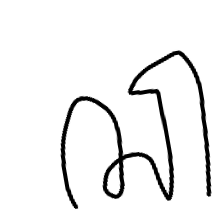
#> input picture dataset/old/train/ca/ca2.theo.r10.png, 224 x 224 px, found by its file name
$ jupyter execute --allow-errors preview_data.ipynb
#> lines starting #> are read from the running program, lines starting #| are printed output that depends on the picture
[cell 1]
# train_dir = './dataset/new/hanacaraka/data/'
# train_dir = './dataset/new/aksara_jawa_modified/data/'
train_dir = '../dataset/merged/data/'

[cell 2]
import tensorflow as tf

IMAGE_SIZE = 300

[cell 3]
import os

# Collect the class names
class_names = sorted(os.listdir(train_dir))
n_classes = len(class_names)

# Show
print(f"Total number of classes: {n_classes}")
print(f"Classes: {class_names}")

[cell 4]
# [8 lines left out: function load_and_preprocess_image, not called in this run]

[cell 5]
import tensorflow as tf

# Create a dataset from the data directory
#> (the rest of this cell did not finish here and is left out)

[cell 6]
import plotly.express as px
import matplotlib.pyplot as plt


# Calculate class distribution
class_dis = [len(os.listdir(train_dir + name)) for name in class_names]

# Visualize using interactive pie chart
pie_chart = px.pie(values=class_dis, names=class_names, color=class_names)
pie_chart.update_layout({'title':{'text':"Class Distribution"}})
pie_chart.show()

# Visualize using interactive bar chart
bar_chart = px.bar(y=class_dis, x=class_names, color=class_names)
bar_chart.show()

[cell 7]
import numpy as np

# [50 lines left out: function plot_images, not called in this run]

[cell 8]
# plot_images(train_dataset)

[cell 9]
import matplotlib.pyplot as plt

def plot_image(image):
    plt.imshow(image)
    plt.show()

## Preview Rescale

[cell 10]
# img_path = "./dataset/merged/data/ca/4693358261014228548_base64_12.png"
img_path = "../dataset/merged/data/ca/ca2.theo.r10.png"

[cell 11]
from PIL import Image

img_array = Image.open(img_path)
#> img_array is the input picture: PIL image 224x224 RGB; min 0, max 255, mean 240
plot_image(img_array)

#> (a cell that did not finish here is left out)

## Preview Standardization

[cell 13]
from PIL import Image

img_array = Image.open(img_path)
plot_image(img_array)

#> (a cell that did not finish here is left out)

## Preview Augmentation

[cell 15]
import cv2
from albumentations import Compose, Rotate, RandomScale, GaussianBlur

[cell 16]
img = cv2.imread(img_path)
# img = cv2.resize(img, (img_size,img_size))
print("original image:", img.shape)
#| original image: (224, 224, 3)
plot_image(img)

#> (the rest of this cell did not finish here and is left out)

[cell 17]
from PIL import Image, ImageFilter

# Load the image
image = Image.open(img_path)

plot_image(image)

# Apply rotation
image = image.rotate(15)
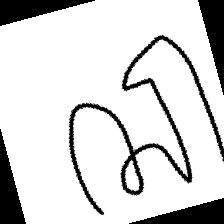
#> image: PIL image 224x224 RGB; min 0, max 255, mean 214.5

# Apply scaling
width, height = image.size
#> width = 224; height = 224
new_width = int(width * 0.9)
#> new_width = 201
new_height = int(height * 0.9)
#> new_height = 201
image = image.resize((new_width, new_height))
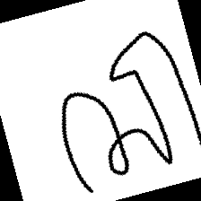
#> image: PIL image 201x201 RGB; min 0, max 255, mean 214.5

# Apply blur effect
image = image.filter(ImageFilter.GaussianBlur())
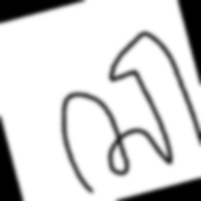
#> image: PIL image 201x201 RGB; min 0, max 255, mean 214.5

# Save the augmented image
# image.save('augmented_image.jpg')
